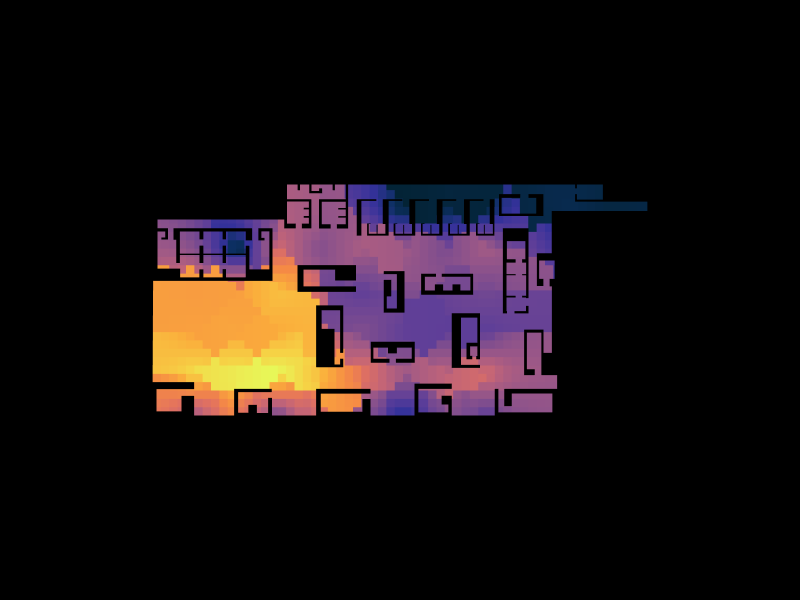

The notebook cell saved with this chart:
### Code cell
Topology.Show(faces,
              faceColorKey="vb_color",
              faceOpacity=1,
              showEdges=False,
              showVertices=False,
              camera=[0,0,6],
              backgroundColor="black",
              width=800,
              height=600,
              renderer=renderer)
